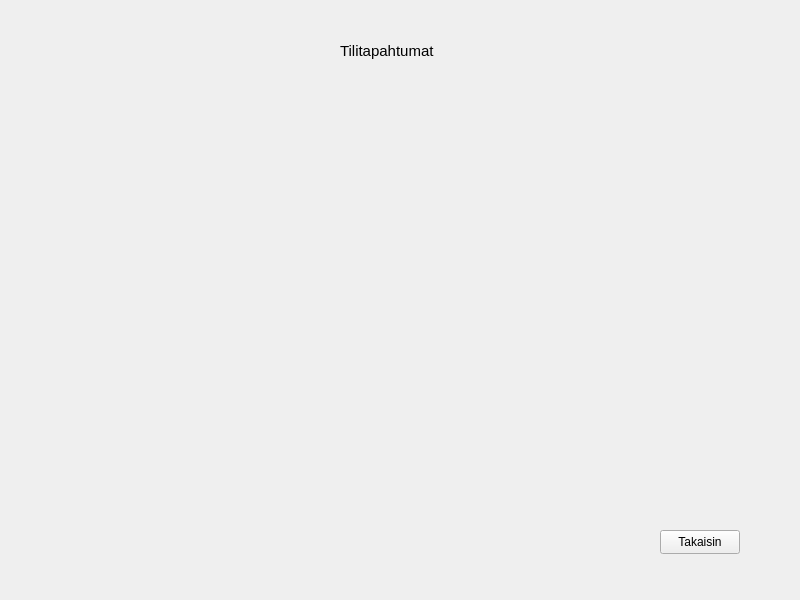
<?xml version="1.0" encoding="UTF-8"?>
<ui version="4.0">
 <class>TransactionWindow</class>
 <widget class="QWidget" name="TransactionWindow">
  <property name="geometry">
   <rect>
    <x>0</x>
    <y>0</y>
    <width>800</width>
    <height>600</height>
   </rect>
  </property>
  <property name="windowTitle">
   <string>Form</string>
  </property>
  <widget class="QLabel" name="label">
   <property name="geometry">
    <rect>
     <x>340</x>
     <y>40</y>
     <width>101</width>
     <height>21</height>
    </rect>
   </property>
   <property name="font">
    <font>
     <pointsize>11</pointsize>
    </font>
   </property>
   <property name="text">
    <string>Tilitapahtumat</string>
   </property>
  </widget>
  <widget class="QPushButton" name="returnToMenu">
   <property name="geometry">
    <rect>
     <x>660</x>
     <y>530</y>
     <width>80</width>
     <height>24</height>
    </rect>
   </property>
   <property name="text">
    <string>Takaisin</string>
   </property>
  </widget>
 </widget>
 <resources/>
 <connections/>
</ui>
